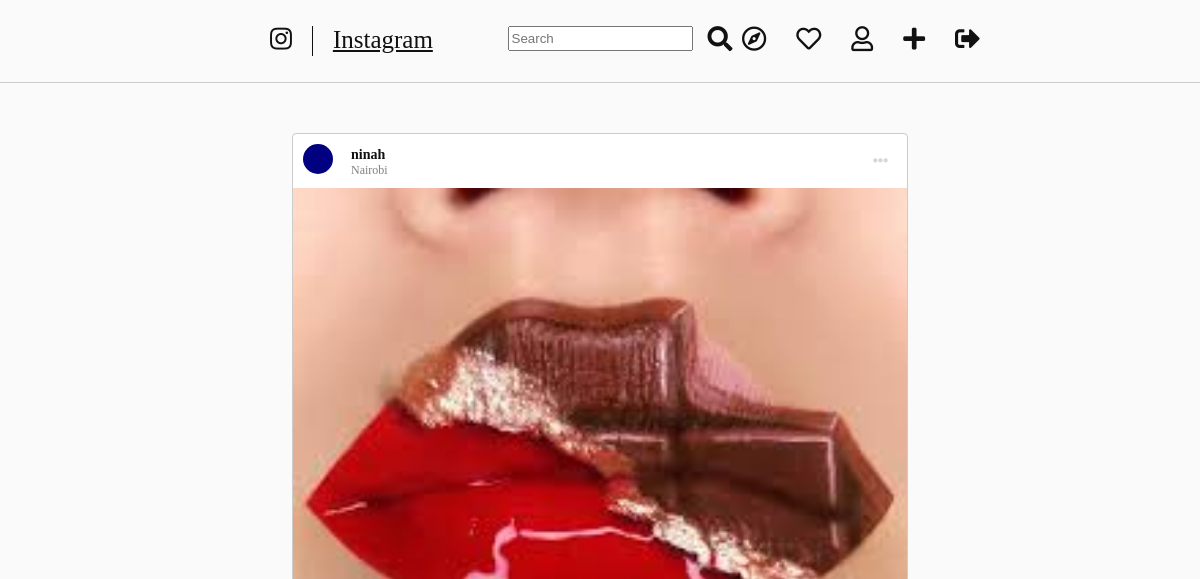
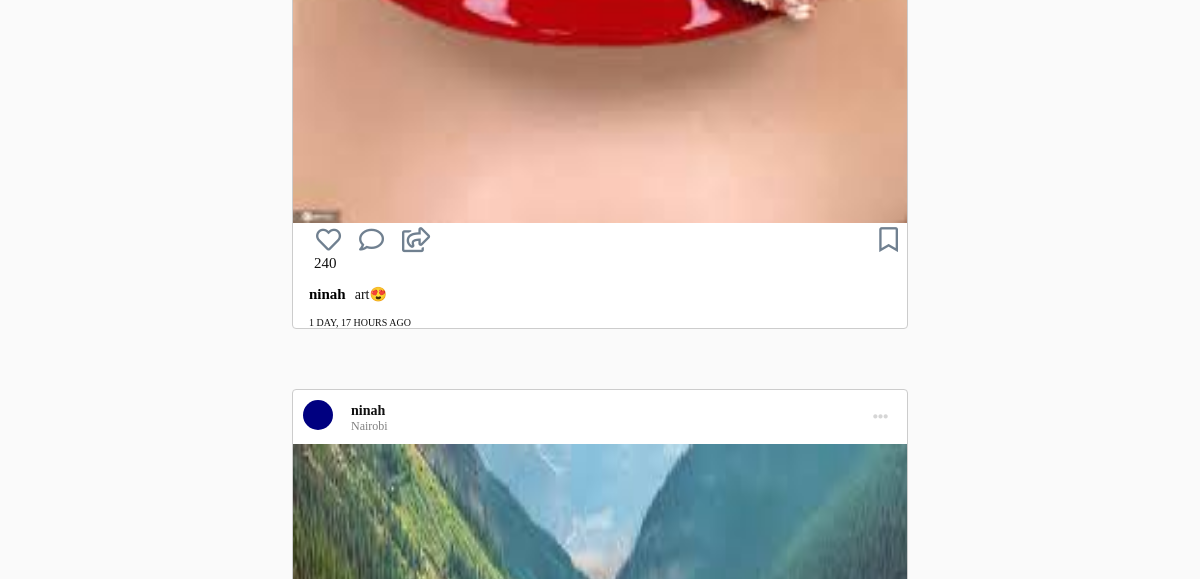
Before: / (signed in, upper part) with the older database file (2 pictures, top to bottom).
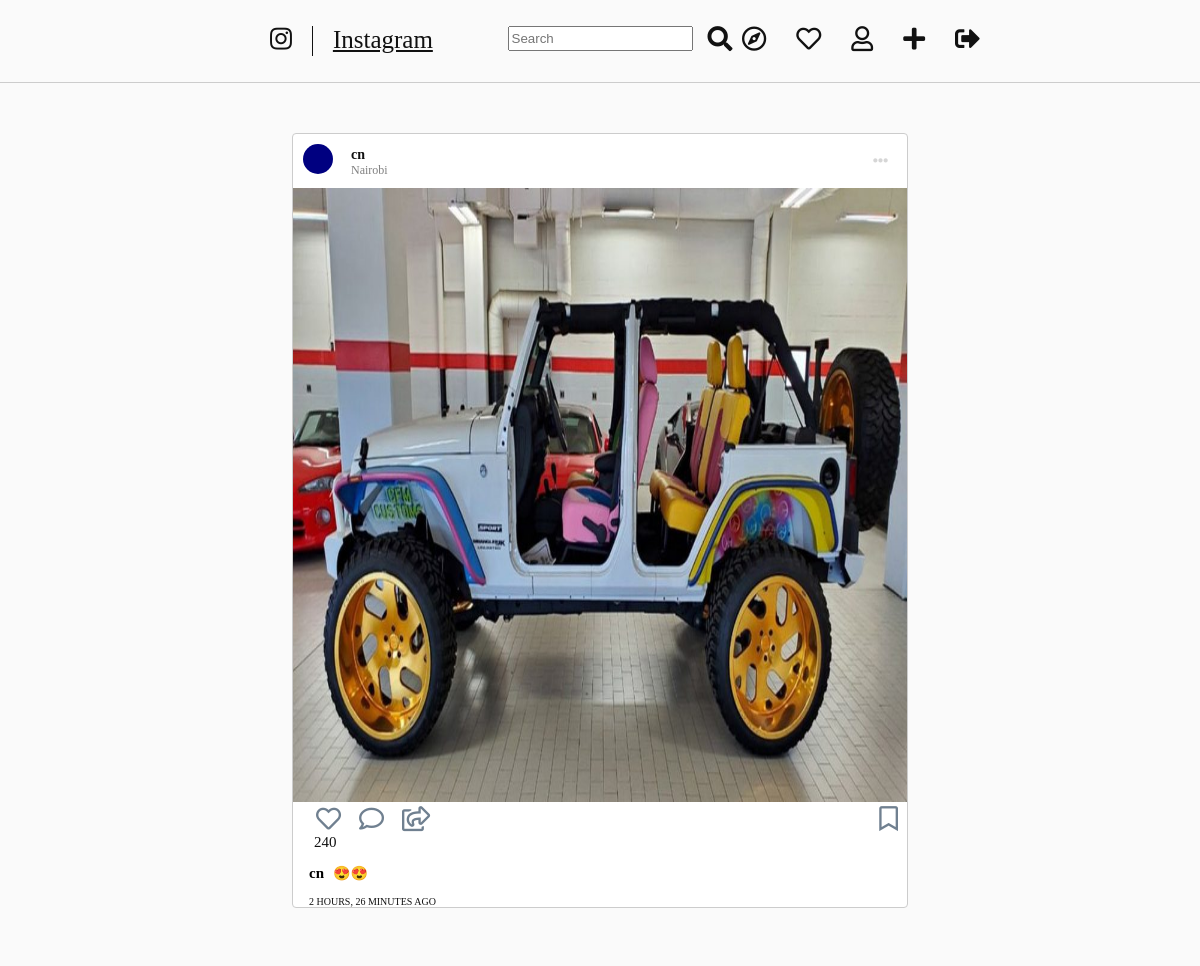
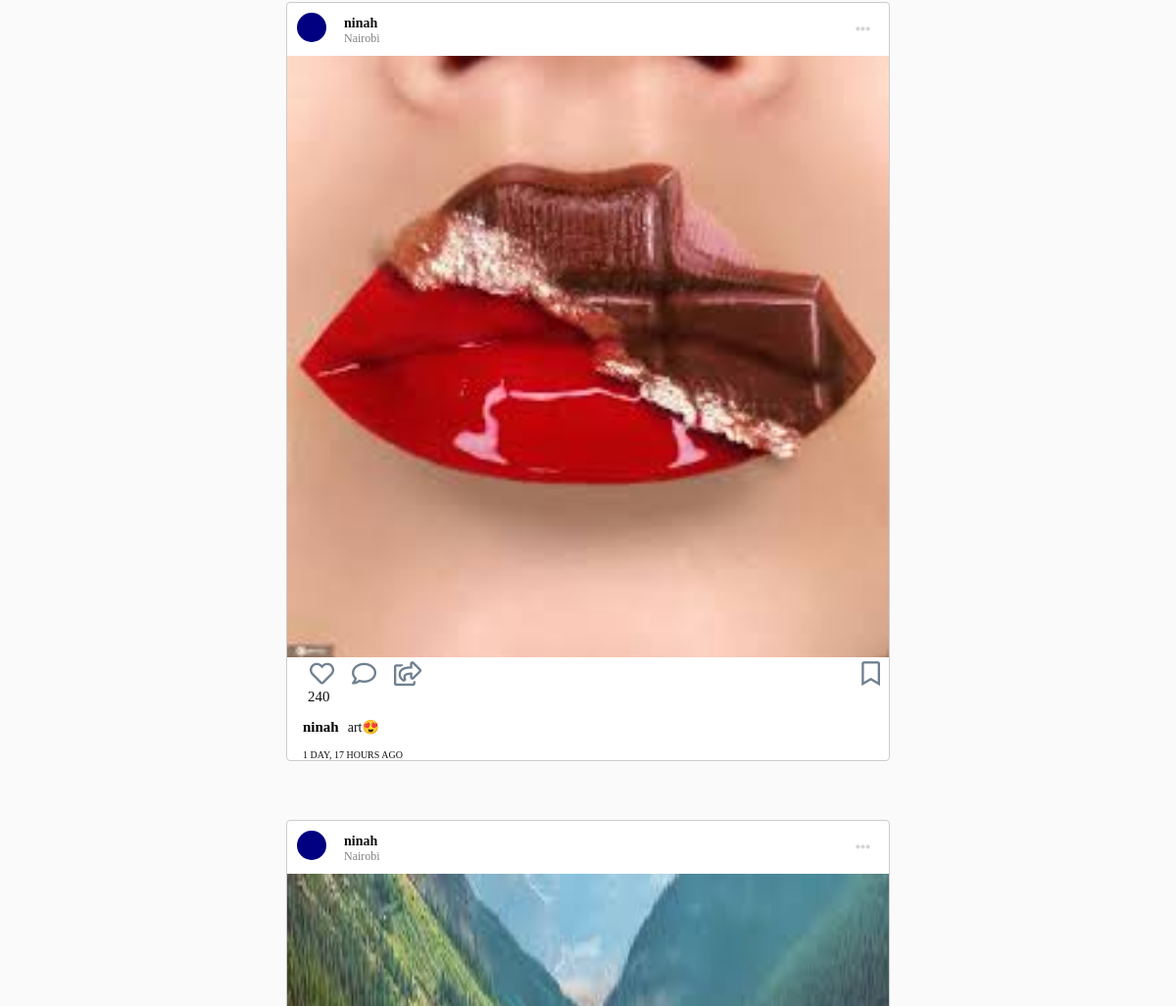
After: the same page with the newer database file (2 pictures, top to bottom).
### insta/models.py (models this page shows, shortened)
class Post(models.Model):
    author = models.ForeignKey('auth.User',on_delete=models.CASCADE)
    image = models.ImageField(blank=True, null=True)
    caption = models.TextField()
    likes = models.ManyToManyField(settings.AUTH_USER_MODEL, blank=True, related_name='post_likes')
    created_date = models.DateTimeField(default=timezone.now)

### insta/views.py (the view)
# urls.py: path('', PostListView.as_view(), name='post_list'),
class PostListView(ListView):
    template_name = "insta/post_list.html"
    queryset = Post.objects.all().filter(created_date__lte=timezone.now()).order_by('-created_date')
    context_object_name = 'posts'

### insta/templates/insta/post_list.html
{% extends 'insta/base.html' %}
{% block content %}
    {% for post in posts %}
        <div class="card">
            <div class="card_header">
                <div class="profile_image">
                </div>
                <div class="post_info">
                    <div class="post_name">{{ post.author }}</div>
                    <div class="post_location">Nairobi</div>
                </div>
                <div class="post_options"><i class="fas fa-ellipsis-h"></i></div>
            </div>
            <div class="post_image">
                {% if post.image %}
                    <img src="{{ post.image.url }}" alt="">
                {% endif %}
            </div>
            <div class="engagement">
                <a href=""><i class="far fa-heart"></i></a>
                <a href=""><i class="far fa-comment"></i></a>
                <a href=""><i class="far fa-share-square"></i></a>
                <a href=""><i class="far fa-bookmark"></i></a>
            </div>
            <div class="likes">
                <a href="">240</a>
            </div>
            <div class="caption">
                <a href=""><h2>{{ post.author }}</h2> </a>
                <span><p>{{post.caption}}</p></span>
            </div>
            <div class="time_posted">
                {{ post.created_date | timesince }} ago
            </div>
        </div>
    {% endfor %}
{% endblock %}

Changed rows visible on the page:
added Post: author "cn", image (picture), caption "😍😍", created_date "2 HOURS, 26 MINUTES"
